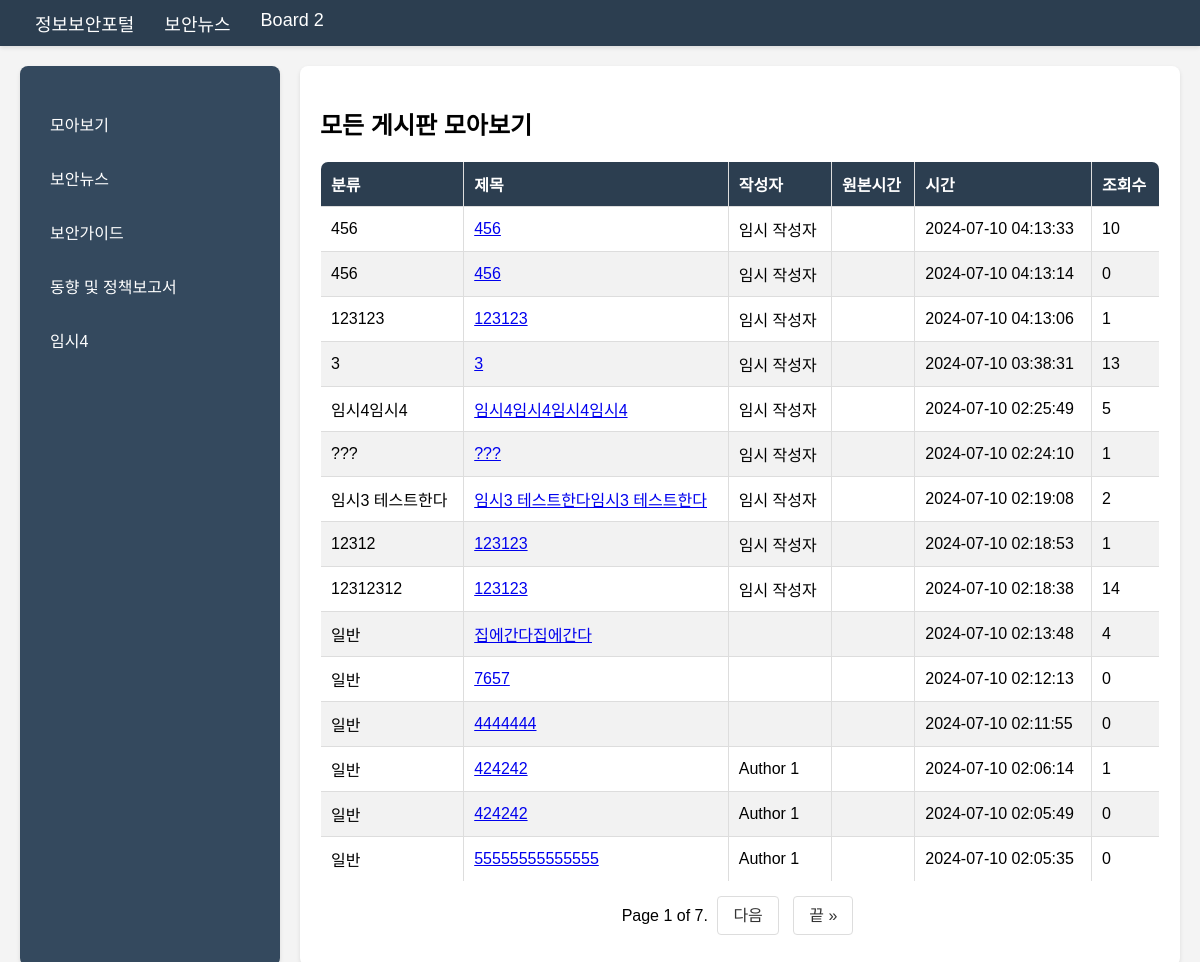
Screenshot of /board1/ with the database file from the repository.
### board1/models.py (models this page shows, shortened)
class Post(models.Model):
    title = models.CharField(max_length=200)
    category = models.CharField(max_length=100)
    subcategory = models.CharField(max_length=100, default='일반')
    content = RichTextField()
    original_time = models.CharField(max_length=100, blank=True, null=True)
    attachment = models.FileField(upload_to='attachments/', null=True, blank=True)
    author = models.CharField(max_length=50, default='임시 작성자')
    created_at = models.DateTimeField(auto_now_add=True)
    views = models.PositiveIntegerField(default=0)

### board1/views.py (the view)
# urls.py: path('', views.board1_index, name='board1_index'),
def board1_index(request):
    posts = Post.objects.all().order_by('-created_at')
    paginator = Paginator(posts, 15)
    page_number = request.GET.get('page')
    page_obj = paginator.get_page(page_number)
    return render(request, 'board1/board1_index.html', {
        "page_obj": page_obj,
        "show_create": True  # 글쓰기 버튼을 표시
    })

### board1/templates/board1/board1_index.html (shortened to what this page needs)
{% extends "board_base.html" %}
{% block content %}
<div class="left-nav">
    <ul>
        <li><a href="{% url 'board1_index' %}">모아보기</a></li>
        <li><a href="{% url 'post_list' 'temp1' %}">보안뉴스</a></li>
        <li><a href="{% url 'post_list' 'temp2' %}">보안가이드</a></li>
        <li><a href="{% url 'post_list' 'temp3' %}">동향 및 정책보고서</a></li>
        <li><a href="{% url 'post_list' 'temp4' %}">임시4</a></li>
    </ul>
</div>
<div class="content">
    <h2>모든 게시판 모아보기</h2>
    <table class="post-table">
        <thead>
            <tr>
                <th>분류</th>
                <th>제목</th>
                <th>작성자</th>
                <th>원본시간</th>
                <th>시간</th>
                <th>조회수</th>
            </tr>
        </thead>
        <tbody>
            {% for post in page_obj %}
            <tr>
                <td>{{ post.subcategory }}</td>
                <td><a href="{% url 'post_detail' post.id %}">{{ post.title|truncatechars:20 }}</a></td>
                <td>{{ post.author }}</td>
                <td>{{ post.original_time|date:"Y-m-d H:i:s" }}</td>
                <td>{{ post.created_at|date:"Y-m-d H:i:s" }}</td>
                <td>{{ post.views }}</td>
            </tr>
            {% endfor %}
        </tbody>
    </table>
    <div class="pagination">
        <span class="step-links">
            <span class="current">
                Page {{ page_obj.number }} of {{ page_obj.paginator.num_pages }}.
            </span>
            {% if page_obj.has_next %}
                <a href="?page={{ page_obj.next_page_number }}">다음</a>
                <a href="?page={{ page_obj.paginator.num_pages }}">끝 &raquo;</a>
            {% endif %}
        </span>
    </div>
</div>
{% endblock %}

### templates/board_base.html (style rules this page uses)
body { font-family: Arial, sans-serif; margin: 0; padding: 0; background-color: #f4f4f4; }
.left-nav { width: 220px; background-color: #34495e; color: #fff; padding: 20px; margin-right: 20px; border-radius: 8px; box-shadow: 0 2px 4px rgba(0, 0, 0, 0.1); }
.left-nav ul { list-style-type: none; padding: 0; }
.left-nav ul li { margin: 10px 0; }
.left-nav ul li a { color: #fff; text-decoration: none; padding: 10px; display: block; border-radius: 4px; transition: background-color 0.3s; }
.content { flex-grow: 1; background-color: #fff; padding: 20px; border-radius: 8px; box-shadow: 0 2px 4px rgba(0, 0, 0, 0.1); }
table { width: 100%; border-collapse: collapse; margin-top: 20px; border-radius: 8px; overflow: hidden; }
table, th, td { border: 1px solid #ddd; }
th, td { padding: 10px; text-align: left; }
th { background-color: #2c3e50; color: #fff; }
tr:nth-child(even) { background-color: #f2f2f2; }
.pagination { display: flex; justify-content: center; margin: 20px 0; }
.pagination a { margin: 0 5px; padding: 10px 15px; border: 1px solid #ddd; text-decoration: none; color: #333; border-radius: 4px; transition: background-color 0.3s; }

### rows the page displays
Post: subcategory "456", title "456", author "임시 작성자", created_at "2024-07-10 04:13:33", views "10"
Post: subcategory "456", title "456", author "임시 작성자", created_at "2024-07-10 04:13:14", views "0"
Post: subcategory "123123", title "123123", author "임시 작성자", created_at "2024-07-10 04:13:06", views "1"
Post: subcategory "3", title "3", author "임시 작성자", created_at "2024-07-10 03:38:31", views "13"
Post: subcategory "임시4임시4", title "임시4임시4임시4임시4", author "임시 작성자", created_at "2024-07-10 02:25:49", views "5"
Post: subcategory "???", title "???", author "임시 작성자", created_at "2024-07-10 02:24:10", views "1"
Post: subcategory "임시3 테스트한다", title "임시3 테스트한다임시3 테스트한다", author "임시 작성자", created_at "2024-07-10 02:19:08", views "2"
Post: subcategory "12312", title "123123", author "임시 작성자", created_at "2024-07-10 02:18:53", views "1"
Post: subcategory "12312312", title "123123", author "임시 작성자", created_at "2024-07-10 02:18:38", views "14"
Post: subcategory "일반", title "집에간다집에간다", created_at "2024-07-10 02:13:48", views "4"
Post: subcategory "일반", title "7657", created_at "2024-07-10 02:12:13", views "0"
Post: subcategory "일반", title "4444444", created_at "2024-07-10 02:11:55", views "0"
Post: subcategory "일반", title "424242", author "Author 1", created_at "2024-07-10 02:06:14", views "1"
Post: subcategory "일반", title "424242", author "Author 1", created_at "2024-07-10 02:05:49", views "0"
Post: subcategory "일반", title "55555555555555", author "Author 1", created_at "2024-07-10 02:05:35", views "0"

### other values shown
{{ page_obj.number }} "1"
{{ page_obj.paginator.num_pages }} "7"
